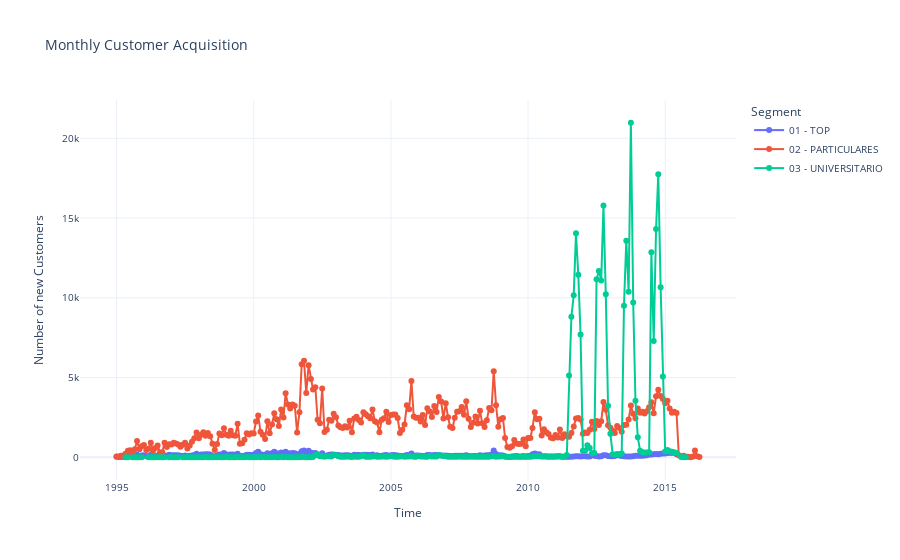

Source (notebook cell):
### Code cell
#Convert the fecha alta to datetime format
df_train['fecha_alta'] = pd.to_datetime(df_train['fecha_alta'])

#Extract Year and Month
df_train['year'] = df_train['fecha_alta'].dt.year
df_train['month'] = df_train['fecha_alta'].dt.month

#Generate a dataframe for unique customers
df_unique_customers = df_train.drop_duplicates(subset='ncodpers')
monthly_unique_customers = (
    df_unique_customers
    .groupby(['year','month', 'segmento'])
    .size()
    .reset_index(name='num_new_customers')
)

# Month Year column on unique customers
monthly_unique_customers['month_year'] = pd.to_datetime(
    monthly_unique_customers[['year', 'month']].assign(day=1)
)

#Plot the line
fig = px.line(
    monthly_unique_customers,
    x = 'month_year',
    y = 'num_new_customers',
    color = 'segmento',
    markers = True,
    title='Monthly Customer Acquisition',
    labels={
        'num_new_customers':'Number of new Customers',
        'month_year':'Time'
    } 
)
fig.update_layout(
    legend_title='Segment',
    font=dict(size=10),
    template='plotly_white'
)
fig.show()

### Figure 1 — Plotly figure (JSON) as saved in the notebook; plotly's stock layout.template omitted (floating-point values rounded to 4 significant figures; data arrays with more than 128 entries replaced by an {"elided": "..."} marker saying what was removed)
{"data": [{"hovertemplate": "segmento=01 - TOP<br>Time=%{x}<br>Number of new Customers=%{y}<extra></extra>", "legendgroup": "01 - TOP", "line": {"color": "#636efa", "dash": "solid"}, "marker": {"symbol": "circle"}, "mode": "lines+markers", "name": "01 - TOP", "orientation": "v", "showlegend": true, "type": "scatter", "x": {"elided": "246 str values"}, "xaxis": "x", "y": {"elided": "246 int values"}, "yaxis": "y"}, {"hovertemplate": "segmento=02 - PARTICULARES<br>Time=%{x}<br>Number of new Customers=%{y}<extra></extra>", "legendgroup": "02 - PARTICULARES", "line": {"color": "#EF553B", "dash": "solid"}, "marker": {"symbol": "circle"}, "mode": "lines+markers", "name": "02 - PARTICULARES", "orientation": "v", "showlegend": true, "type": "scatter", "x": {"elided": "256 str values"}, "xaxis": "x", "y": {"elided": "256 int values"}, "yaxis": "y"}, {"hovertemplate": "segmento=03 - UNIVERSITARIO<br>Time=%{x}<br>Number of new Customers=%{y}<extra></extra>", "legendgroup": "03 - UNIVERSITARIO", "line": {"color": "#00cc96", "dash": "solid"}, "marker": {"symbol": "circle"}, "mode": "lines+markers", "name": "03 - UNIVERSITARIO", "orientation": "v", "showlegend": true, "type": "scatter", "x": {"elided": "240 str values"}, "xaxis": "x", "y": {"elided": "240 int values"}, "yaxis": "y"}], "layout": {"font": {"size": 10}, "legend": {"title": {"text": "Segment"}, "tracegroupgap": 0}, "title": {"text": "Monthly Customer Acquisition"}, "xaxis": {"anchor": "y", "domain": [0, 1], "title": {"text": "Time"}}, "yaxis": {"anchor": "x", "domain": [0, 1], "title": {"text": "Number of new Customers"}}}}
